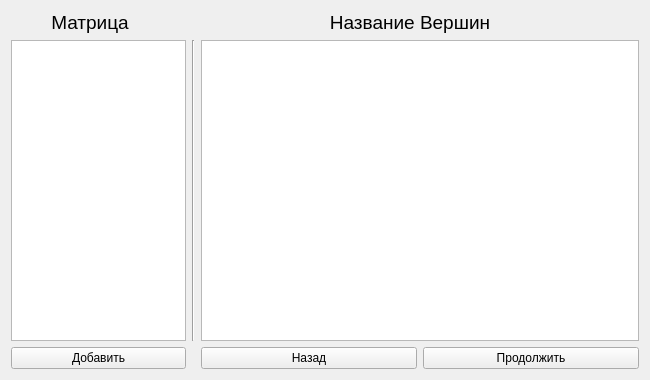
<?xml version="1.0" encoding="UTF-8"?>
<ui version="4.0">
 <class>MatrixWindow</class>
 <widget class="QWidget" name="MatrixWindow">
  <property name="geometry">
   <rect>
    <x>0</x>
    <y>0</y>
    <width>650</width>
    <height>380</height>
   </rect>
  </property>
  <property name="windowTitle">
   <string>GraphManager</string>
  </property>
  <property name="windowIcon">
   <iconset resource="resources.qrc">
    <normaloff>:/resourses/graph.png</normaloff>:/resourses/graph.png</iconset>
  </property>
  <layout class="QGridLayout" name="gridLayout">
   <item row="3" column="2">
    <layout class="QHBoxLayout" name="horizontalLayout">
     <item>
      <widget class="QPushButton" name="matrix_step_botom">
       <property name="text">
        <string>Назад</string>
       </property>
      </widget>
     </item>
     <item>
      <widget class="QPushButton" name="check_table">
       <property name="text">
        <string>Продолжить</string>
       </property>
      </widget>
     </item>
    </layout>
   </item>
   <item row="2" column="2">
    <widget class="QTableWidget" name="tableWidget">
     <property name="sizePolicy">
      <sizepolicy hsizetype="Expanding" vsizetype="Expanding">
       <horstretch>250</horstretch>
       <verstretch>0</verstretch>
      </sizepolicy>
     </property>
     <property name="rowCount">
      <number>0</number>
     </property>
     <property name="columnCount">
      <number>0</number>
     </property>
    </widget>
   </item>
   <item row="3" column="0">
    <widget class="QPushButton" name="enter">
     <property name="text">
      <string>Добавить</string>
     </property>
    </widget>
   </item>
   <item row="2" column="0">
    <widget class="QTableWidget" name="Table_names">
     <property name="sizePolicy">
      <sizepolicy hsizetype="Expanding" vsizetype="Expanding">
       <horstretch>100</horstretch>
       <verstretch>0</verstretch>
      </sizepolicy>
     </property>
    </widget>
   </item>
   <item row="2" column="1">
    <widget class="Line" name="line">
     <property name="orientation">
      <enum>Qt::Vertical</enum>
     </property>
    </widget>
   </item>
   <item row="0" column="0" colspan="3">
    <layout class="QHBoxLayout" name="horizontalLayout_2">
     <item>
      <spacer name="horizontalSpacer">
       <property name="orientation">
        <enum>Qt::Horizontal</enum>
       </property>
       <property name="sizeHint" stdset="0">
        <size>
         <width>40</width>
         <height>20</height>
        </size>
       </property>
      </spacer>
     </item>
     <item>
      <widget class="QLabel" name="label_2">
       <property name="sizePolicy">
        <sizepolicy hsizetype="Preferred" vsizetype="Preferred">
         <horstretch>0</horstretch>
         <verstretch>0</verstretch>
        </sizepolicy>
       </property>
       <property name="font">
        <font>
         <pointsize>14</pointsize>
        </font>
       </property>
       <property name="text">
        <string>Матрица</string>
       </property>
       <property name="alignment">
        <set>Qt::AlignCenter</set>
       </property>
      </widget>
     </item>
     <item>
      <widget class="QPushButton" name="pushButton">
       <property name="sizePolicy">
        <sizepolicy hsizetype="Fixed" vsizetype="Fixed">
         <horstretch>0</horstretch>
         <verstretch>5</verstretch>
        </sizepolicy>
       </property>
       <property name="text">
        <string/>
       </property>
       <property name="icon">
        <iconset resource="resources.qrc">
         <normaloff>:/resourses/faq_question_support_icon_153995.png</normaloff>:/resourses/faq_question_support_icon_153995.png</iconset>
       </property>
       <property name="iconSize">
        <size>
         <width>32</width>
         <height>32</height>
        </size>
       </property>
       <property name="flat">
        <bool>true</bool>
       </property>
      </widget>
     </item>
     <item>
      <widget class="QLabel" name="label">
       <property name="sizePolicy">
        <sizepolicy hsizetype="Preferred" vsizetype="Preferred">
         <horstretch>10</horstretch>
         <verstretch>0</verstretch>
        </sizepolicy>
       </property>
       <property name="font">
        <font>
         <pointsize>14</pointsize>
        </font>
       </property>
       <property name="text">
        <string>Название Вершин</string>
       </property>
       <property name="alignment">
        <set>Qt::AlignCenter</set>
       </property>
      </widget>
     </item>
    </layout>
   </item>
  </layout>
 </widget>
 <tabstops>
  <tabstop>check_table</tabstop>
  <tabstop>enter</tabstop>
 </tabstops>
 <resources>
  <include location="resources.qrc"/>
 </resources>
 <connections/>
</ui>
